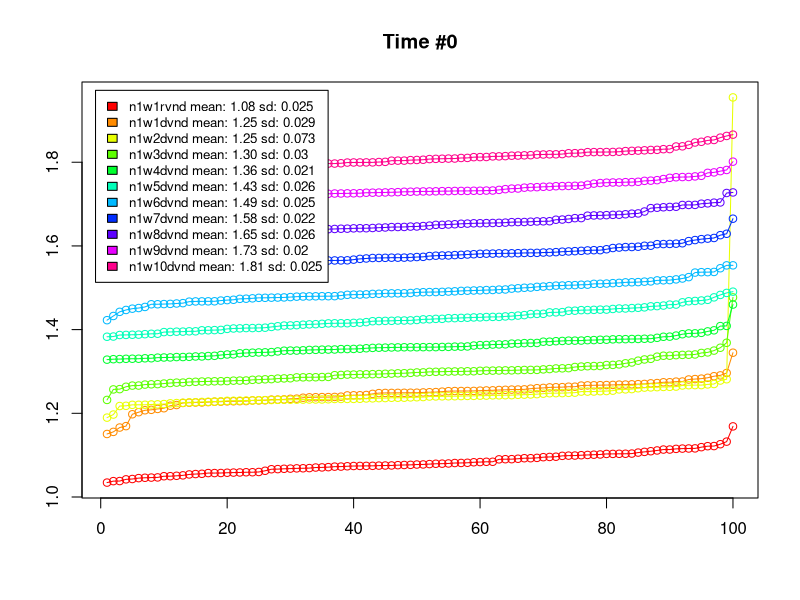
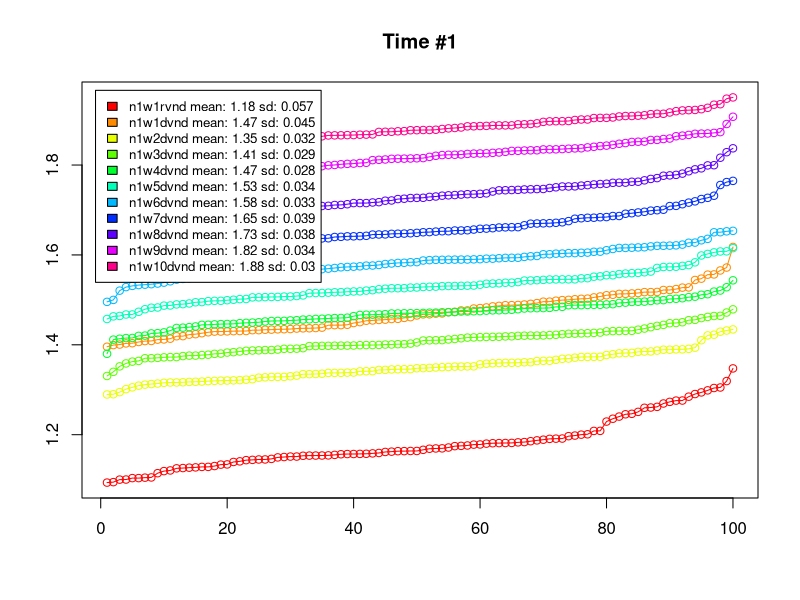
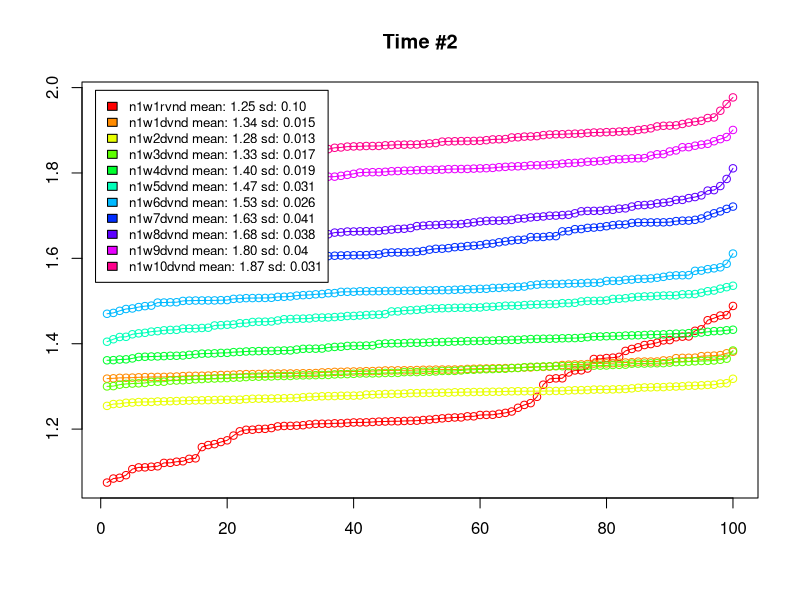
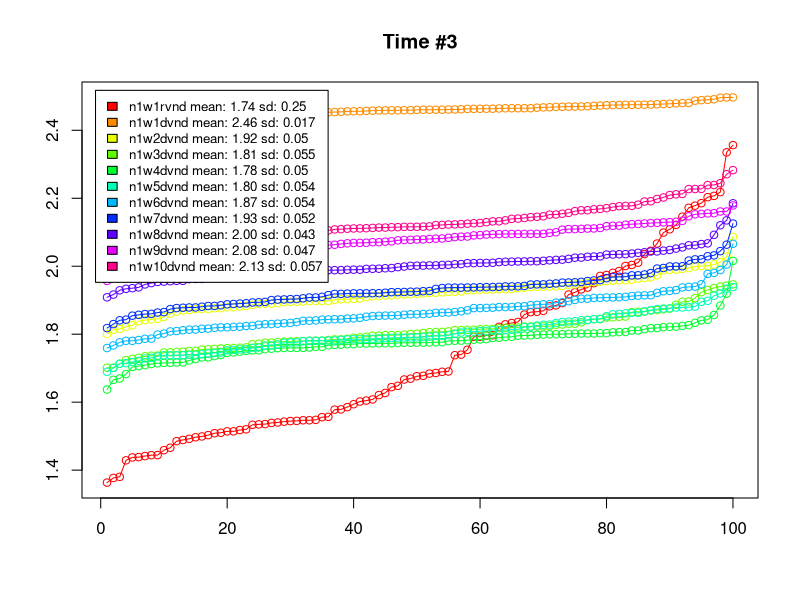
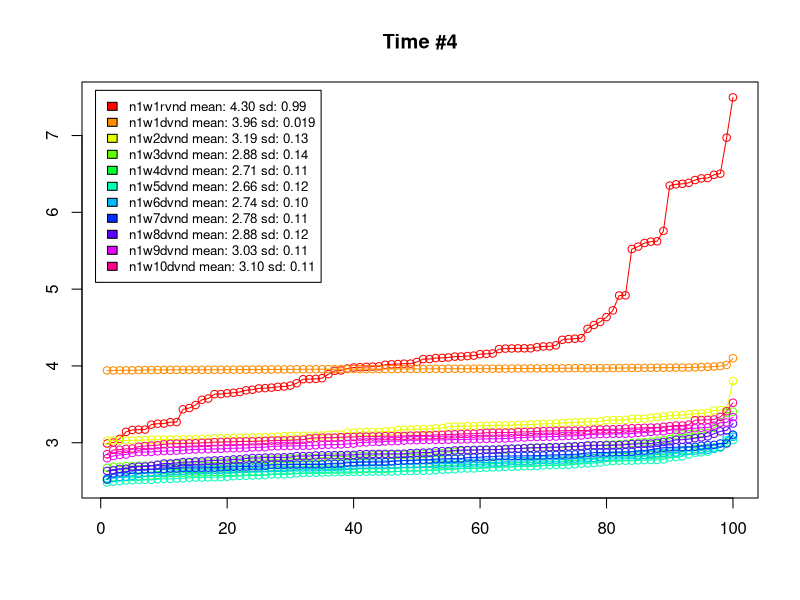
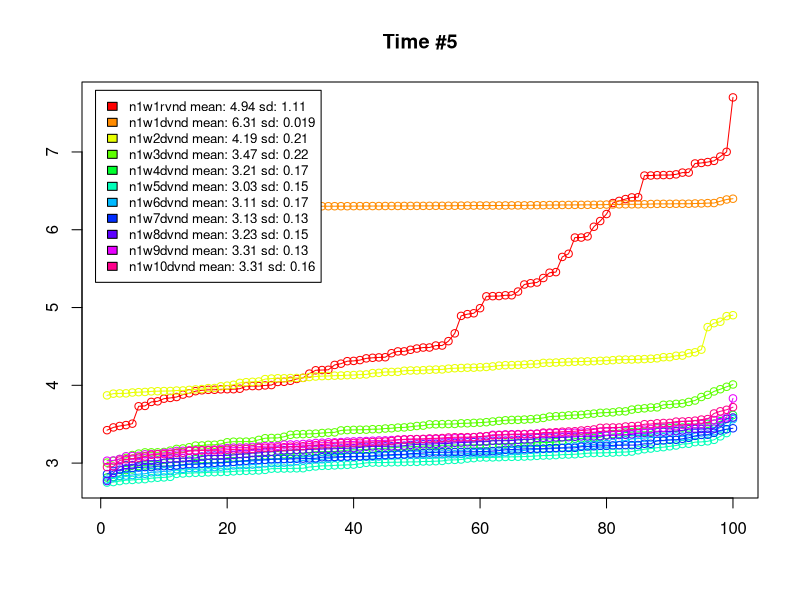
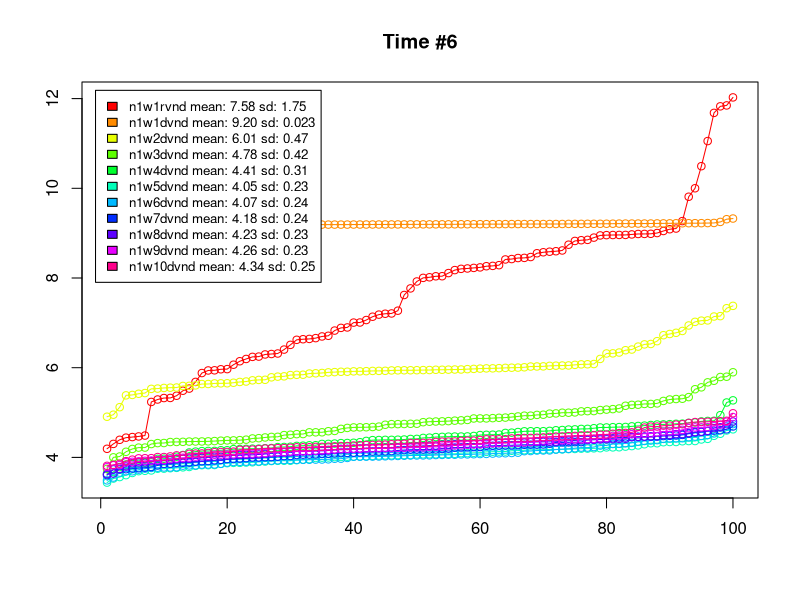
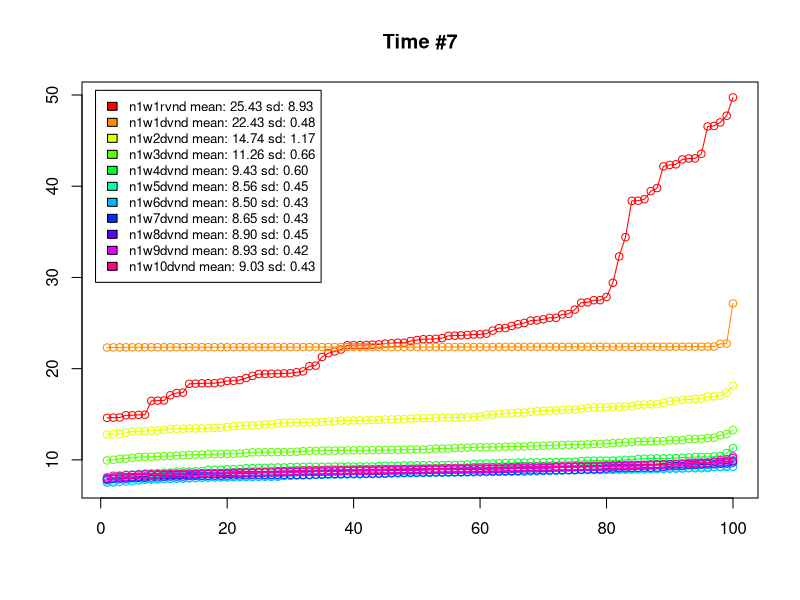

R code for these plots, in order:
setwd("~/git/dvnd-df/doc/results/gpu03/")

n1w1rvnd = read.csv(file="n1w1rvnd.csv",head=TRUE,sep=";")

n1w1dvnd = read.csv(file="n1w1dvnd.csv",head=TRUE,sep=";")
n1w2dvnd = read.csv(file="n1w2dvnd.csv",head=TRUE,sep=";")
n1w3dvnd = read.csv(file="n1w3dvnd.csv",head=TRUE,sep=";")
n1w4dvnd = read.csv(file="n1w4dvnd.csv",head=TRUE,sep=";")
n1w5dvnd = read.csv(file="n1w5dvnd.csv",head=TRUE,sep=";")
n1w6dvnd = read.csv(file="n1w6dvnd.csv",head=TRUE,sep=";")
n1w7dvnd = read.csv(file="n1w7dvnd.csv",head=TRUE,sep=";")
n1w8dvnd = read.csv(file="n1w8dvnd.csv",head=TRUE,sep=";")
n1w9dvnd = read.csv(file="n1w9dvnd.csv",head=TRUE,sep=";")
n1w10dvnd = read.csv(file="n1w10dvnd.csv",head=TRUE,sep=";")

# summary(n1w1rvnd)
# mean(n1w1dvnd$in0final)

drawGraph <- function(seqvec, colors, labels, title="") {
  labels[1] = paste(labels[1], "mean:", format(mean(unlist(seqvec[1])), digits=2, nsmall=2), "sd:", format(sd(unlist(seqvec[1])), digits=2, nsmall=2))
  plot(1:100, sort(unlist(seqvec[1])), type="o", col=colors[1], xlab = "", ylab = "", main = title, ylim=c(min(unlist(seqvec)), max(unlist(seqvec))))
  for (i in 2:length(seqvec)) {
    lines(1:100, sort(unlist(seqvec[i])), type = "o", col = colors[i])
    labels[i] = paste(labels[i], "mean:", format(mean(unlist(seqvec[i])), digits=2, nsmall=2), "sd:", format(sd(unlist(seqvec[i])), digits=2, nsmall=2))
  }
  legend("topleft", inset=.02, labels, fill=colors, horiz=FALSE, cex=0.8, ncol = 1)
}

labelsTipos = c("n1w1rvnd", "n1w1dvnd", "n1w2dvnd", "n1w3dvnd", "n1w4dvnd", "n1w5dvnd", "n1w6dvnd", "n1w7dvnd", "n1w8dvnd", "n1w9dvnd", "n1w10dvnd")
colorsTipos = rainbow(11)

drawGraph(list(n1w1rvnd$in0time, n1w1dvnd$in0time, n1w2dvnd$in0time, n1w3dvnd$in0time, n1w4dvnd$in0time, n1w5dvnd$in0time, n1w6dvnd$in0time, n1w7dvnd$in0time, n1w8dvnd$in0time, n1w9dvnd$in0time, n1w10dvnd$in0time), colorsTipos, labelsTipos, "Time #0")
drawGraph(list(n1w1rvnd$in1time, n1w1dvnd$in1time, n1w2dvnd$in1time, n1w3dvnd$in1time, n1w4dvnd$in1time, n1w5dvnd$in1time, n1w6dvnd$in1time, n1w7dvnd$in1time, n1w8dvnd$in1time, n1w9dvnd$in1time, n1w10dvnd$in1time), colorsTipos, labelsTipos, "Time #1")
drawGraph(list(n1w1rvnd$in2time, n1w1dvnd$in2time, n1w2dvnd$in2time, n1w3dvnd$in2time, n1w4dvnd$in2time, n1w5dvnd$in2time, n1w6dvnd$in2time, n1w7dvnd$in2time, n1w8dvnd$in2time, n1w9dvnd$in2time, n1w10dvnd$in2time), colorsTipos, labelsTipos, "Time #2")
drawGraph(list(n1w1rvnd$in3time, n1w1dvnd$in3time, n1w2dvnd$in3time, n1w3dvnd$in3time, n1w4dvnd$in3time, n1w5dvnd$in3time, n1w6dvnd$in3time, n1w7dvnd$in3time, n1w8dvnd$in3time, n1w9dvnd$in3time, n1w10dvnd$in3time), colorsTipos, labelsTipos, "Time #3")
drawGraph(list(n1w1rvnd$in4time, n1w1dvnd$in4time, n1w2dvnd$in4time, n1w3dvnd$in4time, n1w4dvnd$in4time, n1w5dvnd$in4time, n1w6dvnd$in4time, n1w7dvnd$in4time, n1w8dvnd$in4time, n1w9dvnd$in4time, n1w10dvnd$in4time), colorsTipos, labelsTipos, "Time #4")
drawGraph(list(n1w1rvnd$in5time, n1w1dvnd$in5time, n1w2dvnd$in5time, n1w3dvnd$in5time, n1w4dvnd$in5time, n1w5dvnd$in5time, n1w6dvnd$in5time, n1w7dvnd$in5time, n1w8dvnd$in5time, n1w9dvnd$in5time, n1w10dvnd$in5time), colorsTipos, labelsTipos, "Time #5")
drawGraph(list(n1w1rvnd$in6time, n1w1dvnd$in6time, n1w2dvnd$in6time, n1w3dvnd$in6time, n1w4dvnd$in6time, n1w5dvnd$in6time, n1w6dvnd$in6time, n1w7dvnd$in6time, n1w8dvnd$in6time, n1w9dvnd$in6time, n1w10dvnd$in6time), colorsTipos, labelsTipos, "Time #6")
drawGraph(list(n1w1rvnd$in7time, n1w1dvnd$in7time, n1w2dvnd$in7time, n1w3dvnd$in7time, n1w4dvnd$in7time, n1w5dvnd$in7time, n1w6dvnd$in7time, n1w7dvnd$in7time, n1w8dvnd$in7time, n1w9dvnd$in7time, n1w10dvnd$in7time), colorsTipos, labelsTipos, "Time #7")

drawGraph(list(n1w1rvnd$in0final, n1w1dvnd$in0final, n1w2dvnd$in0final, n1w3dvnd$in0final, n1w4dvnd$in0final, n1w5dvnd$in0final, n1w6dvnd$in0final, n1w7dvnd$in0final, n1w8dvnd$in0final, n1w9dvnd$in0final, n1w10dvnd$in0final), colorsTipos, labelsTipos, "Final #0")
drawGraph(list(n1w1rvnd$in1final, n1w1dvnd$in1final, n1w2dvnd$in1final, n1w3dvnd$in1final, n1w4dvnd$in1final, n1w5dvnd$in1final, n1w6dvnd$in1final, n1w7dvnd$in1final, n1w8dvnd$in1final, n1w9dvnd$in1final, n1w10dvnd$in1final), colorsTipos, labelsTipos, "Final #1")
drawGraph(list(n1w1rvnd$in2final, n1w1dvnd$in2final, n1w2dvnd$in2final, n1w3dvnd$in2final, n1w4dvnd$in2final, n1w5dvnd$in2final, n1w6dvnd$in2final, n1w7dvnd$in2final, n1w8dvnd$in2final, n1w9dvnd$in2final, n1w10dvnd$in2final), colorsTipos, labelsTipos, "Final #2")
drawGraph(list(n1w1rvnd$in3final, n1w1dvnd$in3final, n1w2dvnd$in3final, n1w3dvnd$in3final, n1w4dvnd$in3final, n1w5dvnd$in3final, n1w6dvnd$in3final, n1w7dvnd$in3final, n1w8dvnd$in3final, n1w9dvnd$in3final, n1w10dvnd$in3final), colorsTipos, labelsTipos, "Final #3")
drawGraph(list(n1w1rvnd$in4final, n1w1dvnd$in4final, n1w2dvnd$in4final, n1w3dvnd$in4final, n1w4dvnd$in4final, n1w5dvnd$in4final, n1w6dvnd$in4final, n1w7dvnd$in4final, n1w8dvnd$in4final, n1w9dvnd$in4final, n1w10dvnd$in4final), colorsTipos, labelsTipos, "Final #4")
drawGraph(list(n1w1rvnd$in5final, n1w1dvnd$in5final, n1w2dvnd$in5final, n1w3dvnd$in5final, n1w4dvnd$in5final, n1w5dvnd$in5final, n1w6dvnd$in5final, n1w7dvnd$in5final, n1w8dvnd$in5final, n1w9dvnd$in5final, n1w10dvnd$in5final), colorsTipos, labelsTipos, "Final #5")
drawGraph(list(n1w1rvnd$in6final, n1w1dvnd$in6final, n1w2dvnd$in6final, n1w3dvnd$in6final, n1w4dvnd$in6final, n1w5dvnd$in6final, n1w6dvnd$in6final, n1w7dvnd$in6final, n1w8dvnd$in6final, n1w9dvnd$in6final, n1w10dvnd$in6final), colorsTipos, labelsTipos, "Final #6")
drawGraph(list(n1w1rvnd$in7final, n1w1dvnd$in7final, n1w2dvnd$in7final, n1w3dvnd$in7final, n1w4dvnd$in7final, n1w5dvnd$in7final, n1w6dvnd$in7final, n1w7dvnd$in7final, n1w8dvnd$in7final, n1w9dvnd$in7final, n1w10dvnd$in7final), colorsTipos, labelsTipos, "Final #7")

drawGraph(list(n1w1rvnd$in0count, n1w1dvnd$in0count, n1w2dvnd$in0count, n1w3dvnd$in0count, n1w4dvnd$in0count, n1w5dvnd$in0count, n1w6dvnd$in0count, n1w7dvnd$in0count, n1w8dvnd$in0count, n1w9dvnd$in0count, n1w10dvnd$in0count), colorsTipos, labelsTipos, "Count #0")
drawGraph(list(n1w1rvnd$in1count, n1w1dvnd$in1count, n1w2dvnd$in1count, n1w3dvnd$in1count, n1w4dvnd$in1count, n1w5dvnd$in1count, n1w6dvnd$in1count, n1w7dvnd$in1count, n1w8dvnd$in1count, n1w9dvnd$in1count, n1w10dvnd$in1count), colorsTipos, labelsTipos, "Count #1")
drawGraph(list(n1w1rvnd$in2count, n1w1dvnd$in2count, n1w2dvnd$in2count, n1w3dvnd$in2count, n1w4dvnd$in2count, n1w5dvnd$in2count, n1w6dvnd$in2count, n1w7dvnd$in2count, n1w8dvnd$in2count, n1w9dvnd$in2count, n1w10dvnd$in2count), colorsTipos, labelsTipos, "Count #2")
drawGraph(list(n1w1rvnd$in3count, n1w1dvnd$in3count, n1w2dvnd$in3count, n1w3dvnd$in3count, n1w4dvnd$in3count, n1w5dvnd$in3count, n1w6dvnd$in3count, n1w7dvnd$in3count, n1w8dvnd$in3count, n1w9dvnd$in3count, n1w10dvnd$in3count), colorsTipos, labelsTipos, "Count #3")
drawGraph(list(n1w1rvnd$in4count, n1w1dvnd$in4count, n1w2dvnd$in4count, n1w3dvnd$in4count, n1w4dvnd$in4count, n1w5dvnd$in4count, n1w6dvnd$in4count, n1w7dvnd$in4count, n1w8dvnd$in4count, n1w9dvnd$in4count, n1w10dvnd$in4count), colorsTipos, labelsTipos, "Count #4")
drawGraph(list(n1w1rvnd$in5count, n1w1dvnd$in5count, n1w2dvnd$in5count, n1w3dvnd$in5count, n1w4dvnd$in5count, n1w5dvnd$in5count, n1w6dvnd$in5count, n1w7dvnd$in5count, n1w8dvnd$in5count, n1w9dvnd$in5count, n1w10dvnd$in5count), colorsTipos, labelsTipos, "Count #5")
drawGraph(list(n1w1rvnd$in6count, n1w1dvnd$in6count, n1w2dvnd$in6count, n1w3dvnd$in6count, n1w4dvnd$in6count, n1w5dvnd$in6count, n1w6dvnd$in6count, n1w7dvnd$in6count, n1w8dvnd$in6count, n1w9dvnd$in6count, n1w10dvnd$in6count), colorsTipos, labelsTipos, "Count #6")
drawGraph(list(n1w1rvnd$in7count, n1w1dvnd$in7count, n1w2dvnd$in7count, n1w3dvnd$in7count, n1w4dvnd$in7count, n1w5dvnd$in7count, n1w6dvnd$in7count, n1w7dvnd$in7count, n1w8dvnd$in7count, n1w9dvnd$in7count, n1w10dvnd$in7count), colorsTipos, labelsTipos, "Count #7")
